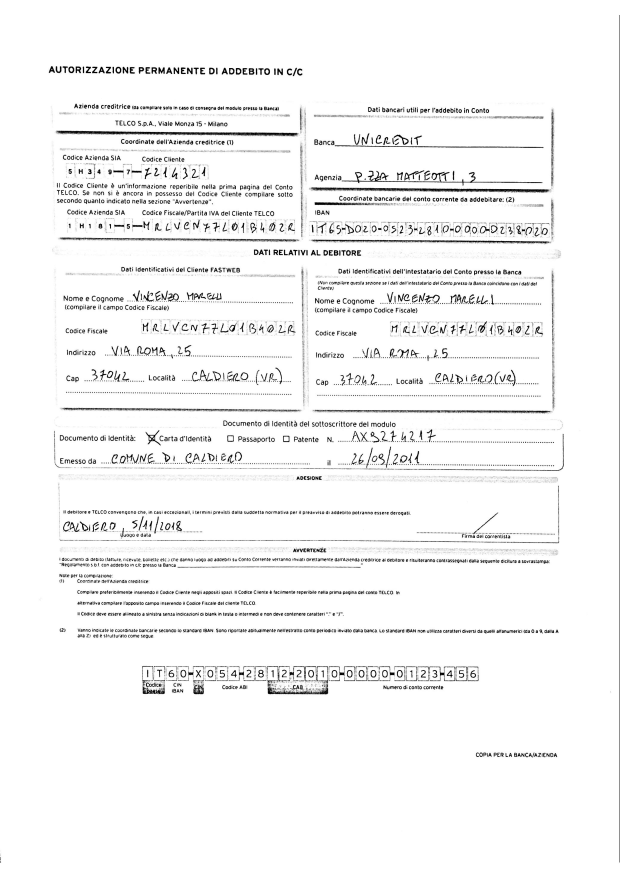
#> input picture NIST Database Code/Forms/0001.jpg, 2480 x 3509 px (shown at 1/4 size)
$ python extract_image.py   (older library calls are emulated)
#> lines starting #> are read from the running program, lines starting #| are printed output that depends on the picture; after the words box and inside, x2 and y2 are one past the last pixel; in counts of white or black regions, pixels touching at a corner belong together
import cv2
import numpy as np

image = cv2.imread('Forms/0001.jpg')
#> image is the input picture: shape (3509, 2480, 3); min 0, max 255, mean 244.9
image = cv2.resize(image,(800,800))
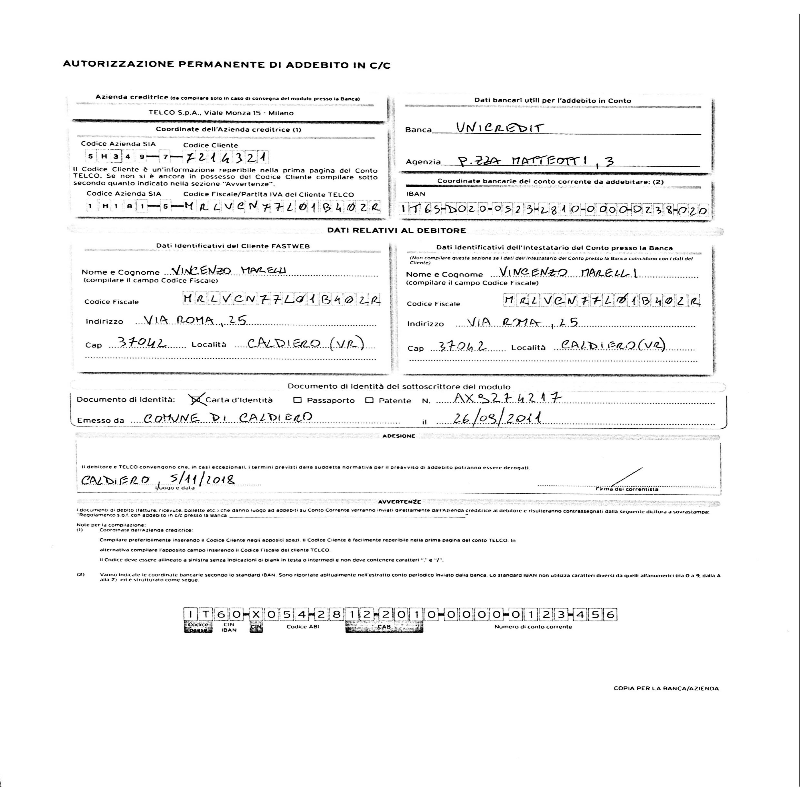
#> image: shape (800, 800, 3); min 0, max 255, mean 244.9
cv2.imshow('form',image)

def line_sep(image):
    gray = cv2.cvtColor(image,cv2.COLOR_BGR2GRAY)

    #binary
    ret,thresh = cv2.threshold(gray,127,255,cv2.THRESH_BINARY_INV)
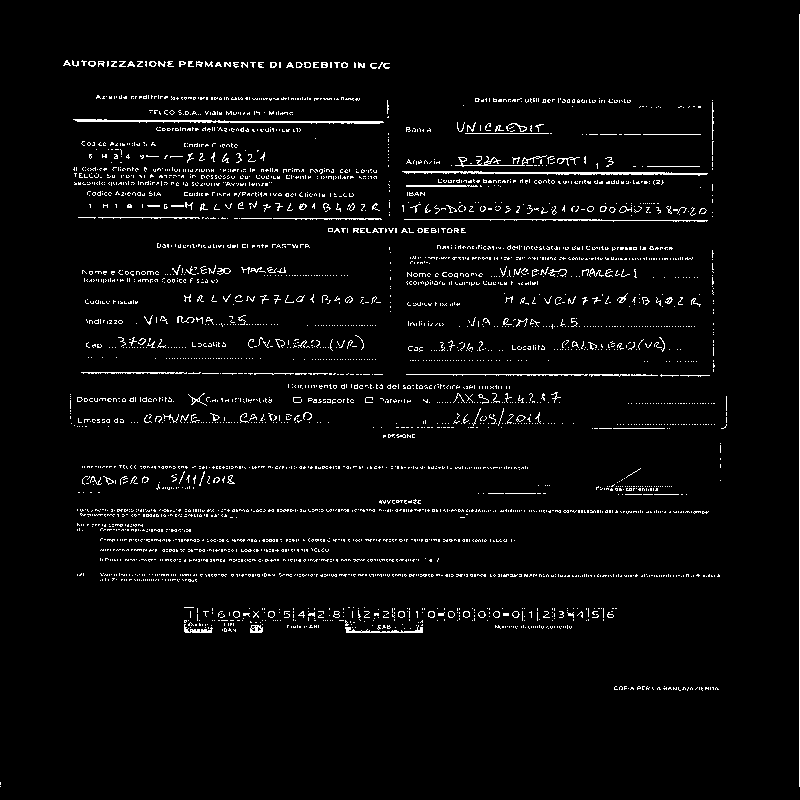
#> thresh: shape (800, 800); 3.5% white in thin lines or dots

    #dilation
    kernel = np.ones((1,50), np.uint8)
    img_dilation = cv2.dilate(thresh, kernel, iterations=1)
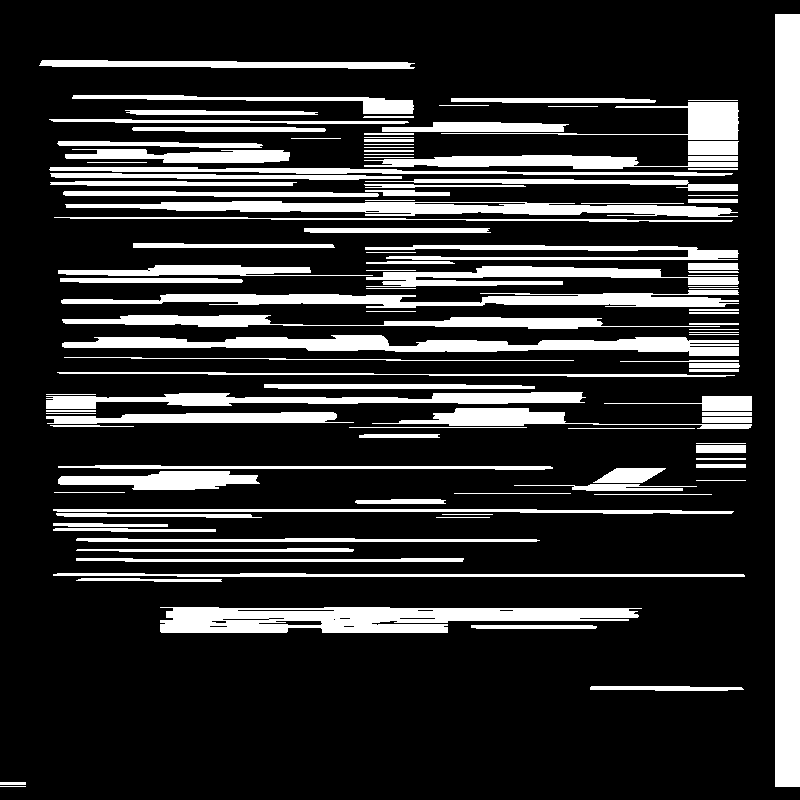
#> img_dilation: shape (800, 800); 20.1% white; 115 white regions
        #find contours
    im2,ctrs, hier = cv2.findContours(img_dilation.copy(), cv2.RETR_EXTERNAL, cv2.CHAIN_APPROX_SIMPLE)
#> ctrs = 115 contours, 35 with area under 20; largest, box (x1, y1, x2, y2) and area: (775, 14, 800, 787) 18528, (160, 607, 642, 633) 8645, (62, 335, 739, 356) 6370, (65, 201, 738, 217) 5402, (61, 290, 739, 308) 5024

    images = []

    #sort contours
    sorted_ctrs = sorted(ctrs, key=lambda ctr: cv2.boundingRect(ctr)[0])
#> sorted_ctrs has the same summary as ctrs

    for i, ctr in enumerate(sorted_ctrs):
        # Get bounding box
        if cv2.contourArea(ctr) < 1500:
            continue
        x, y, w, h = cv2.boundingRect(ctr)
        # Getting ROI
        roi = image[y:y+h, x:x+w]
        cv2.rectangle(image,(x,y),( x + w, y + h ),(90,0,255),2)
        # cv2.imwrite('bla' + str(i) + '.png',roi)
        images.append(roi)
#> this loop made 115 passes
#> ctr on passes 1, 2, 4, 6, 7, 18, 39, 45, 47, 50, 52, 54: [[0, 786], [25, 786]], [[0, 782], [0, 784], [25, 784], [25, 782]], [[46, 413], [95, 413]], [[46, 410], [46, 411], [95, 411], [95, 410]], [[46, 394], [95, 394]], [[54, 492], [124, 492]], [[87, 162], [146, 162]], [[291, 138], [340, 138]], [[349, 427], [526, 427]], [[364, 116], [363, 117], [413, 117], [413, 116]], [[364, 157], [413, 157]], [[364, 154], [413, 154]]
#> (x, y, w, h) on passes 3, 5, 8, 9, 23, 25: (39, 60, 376, 9), (46, 412, 308, 12), (46, 392, 540, 17), (49, 167, 684, 9), (58, 471, 202, 19), (58, 265, 315, 11)
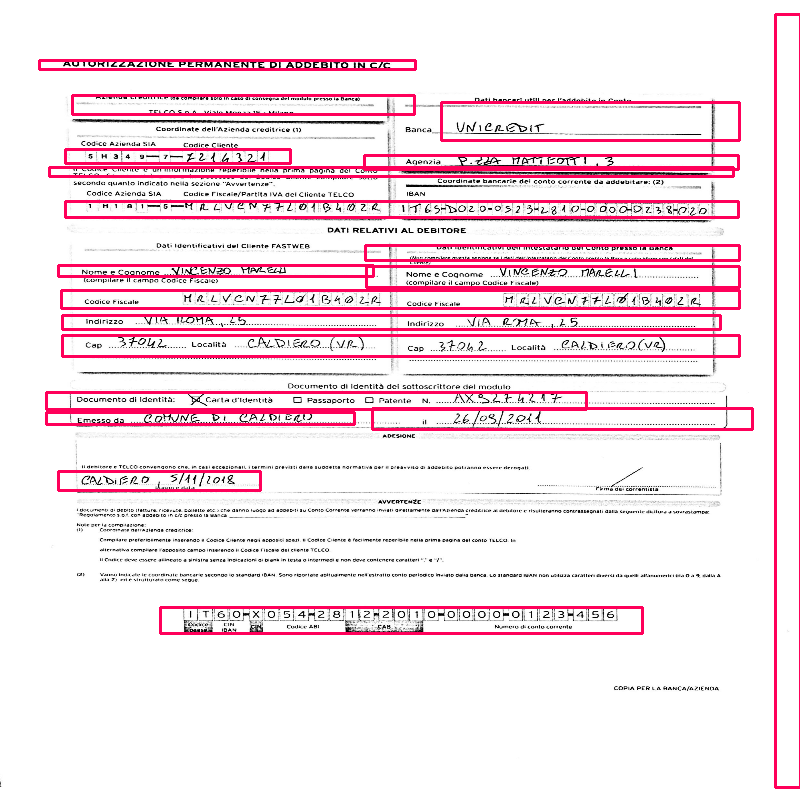
#> image: shape (800, 800, 3); 8.12% of pixels changed, all inside (x1, y1, x2, y2) = (38, 13, 800, 789)
#> after the loop, images = 19 items
    cv2.imshow('lines',image)
    cv2.waitKey(0)
    return images

def word_seperation(image):
    gray = cv2.cvtColor(image, cv2.COLOR_BGR2GRAY)
    ret, thresh = cv2.threshold(gray, 200, 255, cv2.THRESH_BINARY_INV)
    kernel = np.ones((5,20), np.uint8)
    img_dilation = cv2.dilate(thresh, kernel, iterations=1)
    # find contours
    im2, ctrs, hier = cv2.findContours(img_dilation.copy(), cv2.RETR_EXTERNAL, cv2.CHAIN_APPROX_SIMPLE)

    images = []

    # sort contours
    sorted_ctrs = sorted(ctrs, key=lambda ctr: cv2.boundingRect(ctr)[0])

    for i, ctr in enumerate(sorted_ctrs):
        # Get bounding box
        # if cv2.contourArea(ctr) < 1500:
        #     continue
        x, y, w, h = cv2.boundingRect(ctr)
        # Getting ROI
        roi = image[y:y + h, x:x + w]
        cv2.rectangle(image,(x,y),( x + w, y + h ),(90,0,255),2)
        # cv2.imwrite('bla' + str(i) + '.png',roi)
        images.append(roi)
    cv2.imshow('lines', image)
    cv2.waitKey(0)
    return images


images = line_sep(image)
#> images = 19 items
# cv2.imshow('lines',images)
for i in images:
    words = word_seperation(i)
#> this loop made 19 passes
#> sorted_ctrs in word_seperation on passes 1 to 12: [[[0, 0], [0, 8], [375, 8], [375, 0]]], [[[0, 0], [0, 11], [307, 11], [307, 0]]], [[[0, 0], [0, 16], [539, 16], [539, 0]]], [[[0, 0], [0, 8], [683, 8], [683, 0]]], [[[0, 0], [0, 18], [201, 18], [201, 0]]], [[[0, 0], [0, 10], [314, 10], [314, 0]]], [[[0, 0], [0, 17], [677, 17], [677, 0]]], [[[0, 0], [0, 20], [676, 20], [676, 0]]], [[[0, 0], [0, 13], [657, 13], [657, 0]]], [[[0, 0], [0, 15], [672, 15], [672, 0]]], [[[0, 0], [0, 13], [224, 13], [224, 0]]], [[[0, 0], [0, 18], [341, 18], [341, 0]]]
cv2.waitKey(0)

$ run again, with NIST Database Code/Forms/0002.jpg copied over NIST Database Code/Forms/0001.jpg
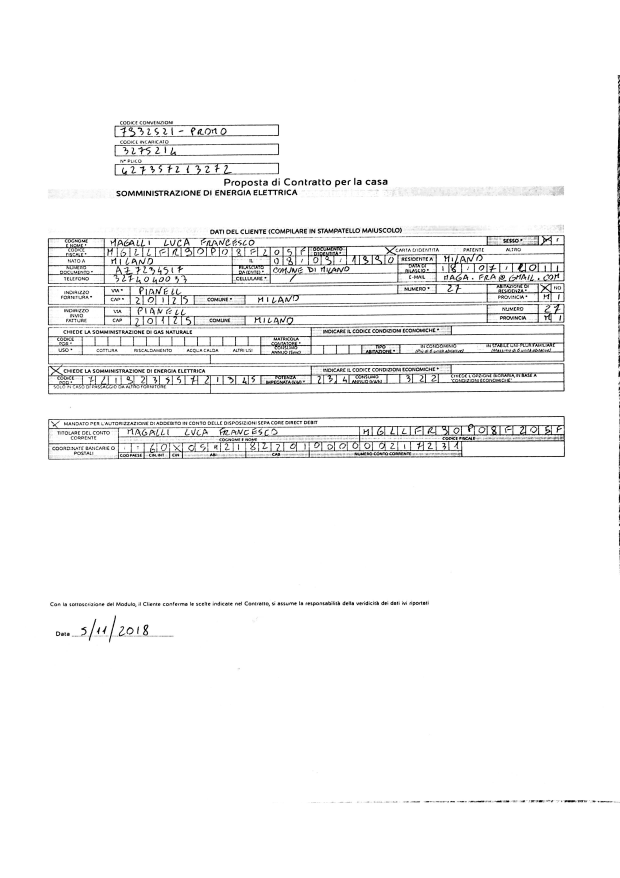
#> input picture NIST Database Code/Forms/0002.jpg, 2480 x 3509 px (shown at 1/4 size)
#> image is the input picture: shape (3509, 2480, 3); min 0, max 255, mean 245.2
#> in line_sep, `im2,ctrs, hier = cv2.findContours(img_dilation.copy(), cv2.RETR_EXTERN..`: ctrs = 67 contours, 18 with area under 20; largest, box (x1, y1, x2, y2) and area: (38, 215, 753, 259) 25242, (38, 384, 754, 419) 17322, (38, 296, 753, 332) 12964, (38, 331, 753, 360) 10678, (38, 258, 753, 278) 7894
#> in line_sep, `sorted_ctrs = sorted(ctrs, key=lambda ctr: cv2.boundingRect(ctr)[0])`: sorted_ctrs has the same summary as ctrs
#> the loop in line_sep, `for i, ctr in enumerate(sorted_ctrs):` made 67 passes
#> ctr on passes 7, 17, 19, 21, 22, 23, 24, 25: [[39, 382], [185, 382]], [[259, 400], [259, 401], [354, 401], [355, 400]], [[273, 381], [438, 381]], [[406, 216], [500, 216]], [[411, 295], [518, 295]], [[424, 276], [542, 276]], [[473, 380], [699, 380]], [[481, 330], [588, 330]]
#> after the loop in line_sep, `for i, ctr in enumerate(sorted_ctrs):`:
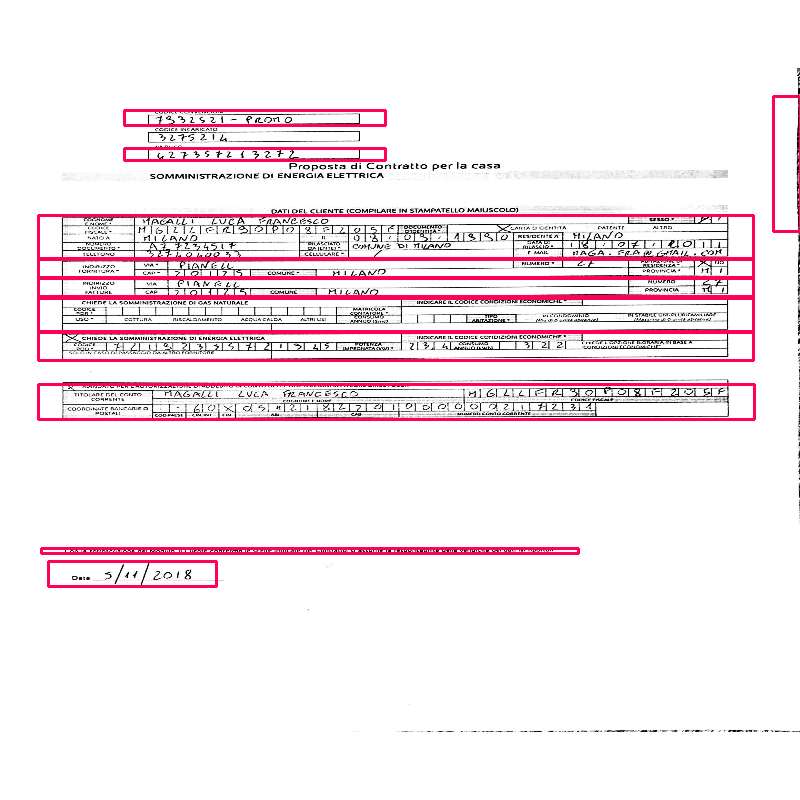
#> image: shape (800, 800, 3); mean B, G, R 238.6, 234.4, 246.4
#> after the loop in line_sep, `for i, ctr in enumerate(sorted_ctrs):`: images = 11 items
#> the loop `for i in images:` made 11 passes
#> sorted_ctrs in word_seperation on passes 1 to 8: [[[0, 0], [0, 34], [715, 34], [715, 0]]], [[[0, 0], [0, 28], [714, 28], [714, 0]]], [[[0, 0], [0, 35], [714, 35], [714, 0]]], [[[0, 0], [0, 20], [714, 20], [714, 0]]], [[[0, 0], [0, 19], [714, 19], [714, 0]]], [[[0, 0], [0, 43], [714, 43], [714, 0]]], [[[0, 0], [0, 4], [536, 4], [536, 0]]], [[[0, 0], [0, 24], [167, 24], [167, 0]]]
#> pass 1, in word_seperation, `cv2.imshow('lines', image)`:
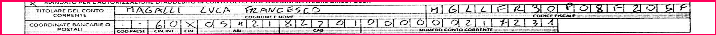
#> window 'lines': shape (35, 716, 3); mean B, G, R 200.1, 192, 214.9

$ run again, with NIST Database Code/Forms/0003.jpg copied over NIST Database Code/Forms/0001.jpg
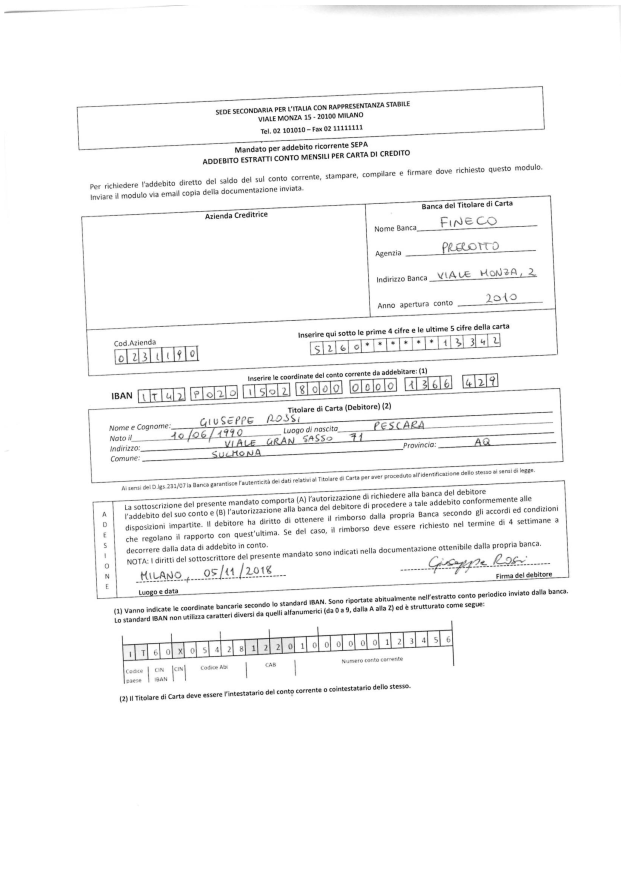
#> input picture NIST Database Code/Forms/0003.jpg, 2481 x 3508 px (shown at 1/4 size)
#> image is the input picture: shape (3508, 2481, 3); min 0, max 255, mean 246.6
#> in line_sep, `im2,ctrs, hier = cv2.findContours(img_dilation.copy(), cv2.RETR_EXTERN..`: ctrs = 81 contours, 6 with area under 20; largest, box (x1, y1, x2, y2) and area: (91, 375, 750, 415) 10458, (96, 438, 755, 486) 10040, (134, 572, 610, 603) 8538, (121, 341, 668, 368) 6582, (376, 304, 671, 324) 3356
#> in line_sep, `sorted_ctrs = sorted(ctrs, key=lambda ctr: cv2.boundingRect(ctr)[0])`: sorted_ctrs has the same summary as ctrs
#> the loop in line_sep, `for i, ctr in enumerate(sorted_ctrs):` made 81 passes
#> (x, y, w, h) on passes 8, 19, 21, 25, 29, 31, 32, 35: (81, 178, 655, 23), (87, 269, 655, 33), (89, 315, 192, 17), (91, 375, 659, 40), (93, 150, 629, 23), (96, 438, 659, 48), (97, 470, 659, 25), (99, 515, 285, 22)
#> after the loop in line_sep, `for i, ctr in enumerate(sorted_ctrs):`:
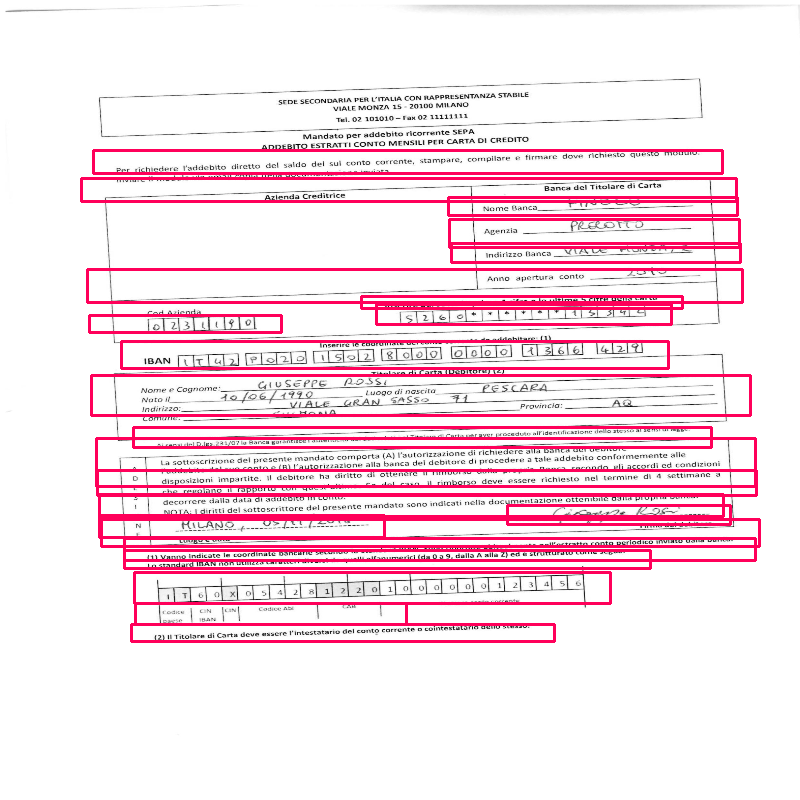
#> image: shape (800, 800, 3); mean B, G, R 231.4, 222.5, 247.8
#> after the loop in line_sep, `for i, ctr in enumerate(sorted_ctrs):`: images = 23 items
#> the loop `for i in images:` made 23 passes
#> sorted_ctrs in word_seperation on passes 1 to 8: [[[0, 0], [0, 22], [654, 22], [654, 0]]], [[[0, 0], [0, 32], [654, 32], [654, 0]]], [[[0, 0], [0, 16], [191, 16], [191, 0]]], [[[0, 0], [0, 39], [658, 39], [658, 0]]], [[[0, 0], [0, 22], [628, 22], [628, 0]]], [[[0, 0], [0, 47], [658, 47], [658, 0]]], [[[0, 0], [0, 24], [658, 24], [658, 0]]], [[[0, 0], [0, 21], [284, 21], [284, 0]]]
#> pass 1, in word_seperation, `cv2.imshow('lines', image)`:
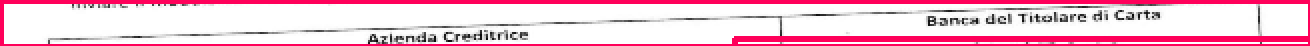
#> window 'lines': shape (23, 655, 3) (shown 2 times larger); mean B, G, R 211.8, 194.5, 243.5

$ run again, with NIST Database Code/Forms/im1.jpg copied over NIST Database Code/Forms/0001.jpg
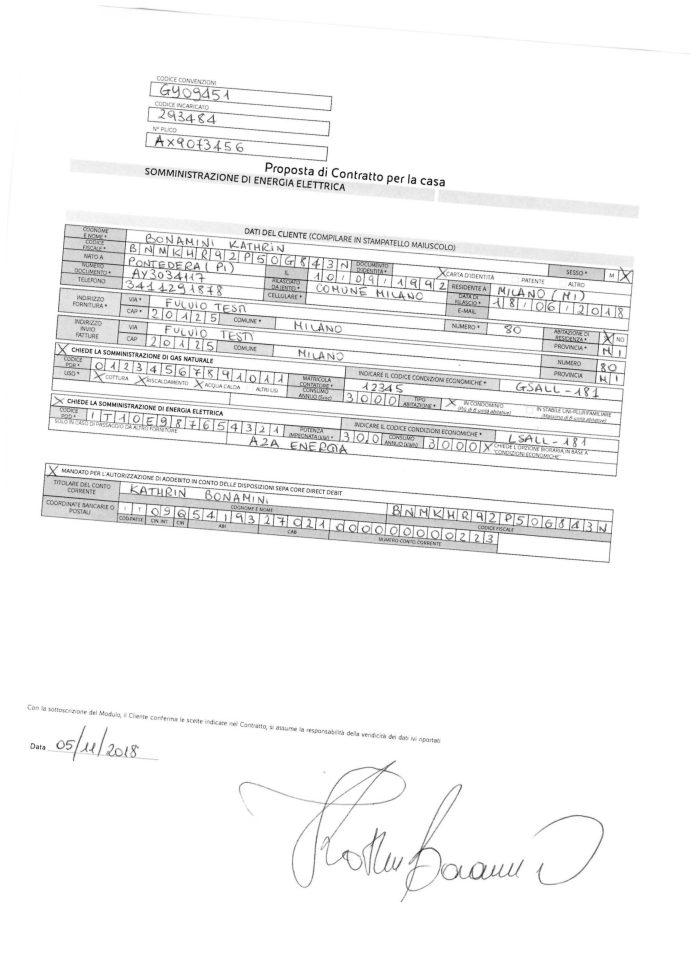
#> input picture NIST Database Code/Forms/im1.jpg, 4135 x 5847 px (shown at 1/6 size)
#> image is the input picture: shape (5847, 4135, 3); min 0, max 255, mean 244.8
#> in line_sep, `im2,ctrs, hier = cv2.findContours(img_dilation.copy(), cv2.RETR_EXTERN..`: ctrs = 60 contours, 27 with area under 20; largest, box (x1, y1, x2, y2) and area: (37, 184, 760, 349) 79226, (24, 380, 737, 462) 24809, (32, 323, 744, 391) 18198, (315, 680, 701, 731) 7154, (145, 133, 541, 157) 3850
#> in line_sep, `sorted_ctrs = sorted(ctrs, key=lambda ctr: cv2.boundingRect(ctr)[0])`: sorted_ctrs has the same summary as ctrs
#> the loop in line_sep, `for i, ctr in enumerate(sorted_ctrs):` made 60 passes
#> ctr on passes 2, 8, 9, 10, 11, 17, 18, 21: [[24, 423], [73, 423]], [[40, 581], [89, 581]], [[58, 425], [107, 425]], [[61, 622], [61, 624], [110, 624], [110, 622]], [[74, 596], [123, 596]], [[254, 645], [303, 645]], [[256, 643], [305, 643]], [[317, 697], [366, 697]]
#> after the loop in line_sep, `for i, ctr in enumerate(sorted_ctrs):`:
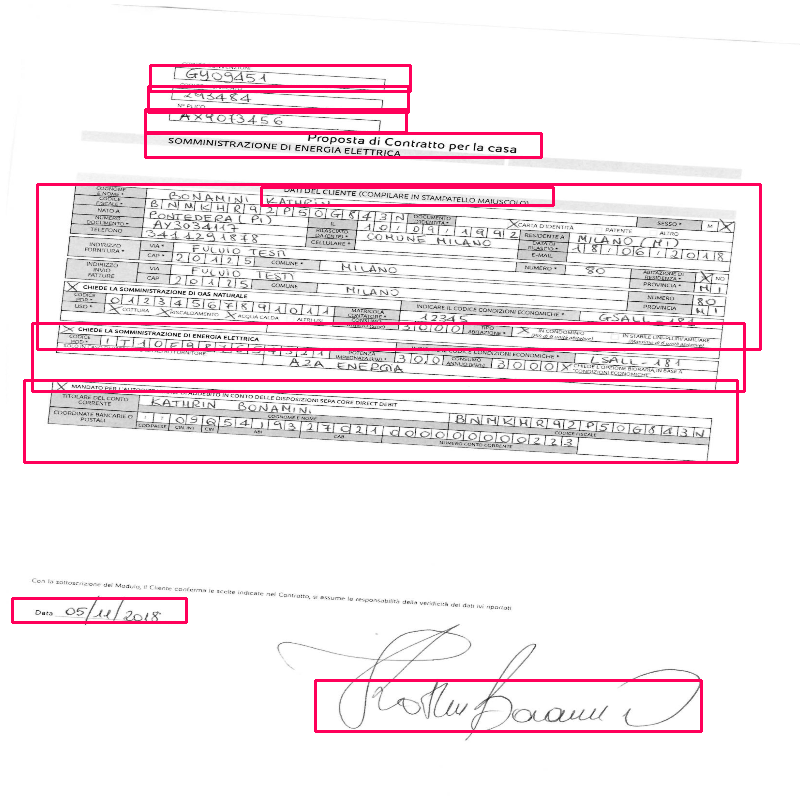
#> image: shape (800, 800, 3); mean B, G, R 238.2, 234.3, 245.3
#> after the loop in line_sep, `for i, ctr in enumerate(sorted_ctrs):`: images = 10 items
#> the loop `for i in images:` made 10 passes
#> sorted_ctrs in word_seperation on passes 1 to 8: [[[0, 0], [0, 23], [173, 23], [173, 0]]], [[[0, 0], [0, 81], [712, 81], [712, 0]]], [[[0, 0], [0, 67], [711, 67], [711, 0]]], [[[0, 0], [0, 164], [722, 164], [722, 0]]], [[[0, 0], [0, 23], [395, 23], [395, 0]]], [[[0, 0], [0, 22], [260, 22], [260, 0]]], [[[0, 0], [0, 25], [259, 25], [259, 0]]], [[[0, 0], [0, 25], [259, 25], [259, 0]]]
#> pass 1, in word_seperation, `cv2.imshow('lines', image)`:
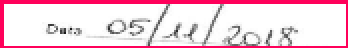
#> window 'lines': shape (24, 174, 3) (shown 2 times larger); mean B, G, R 220.2, 207.5, 243.3
